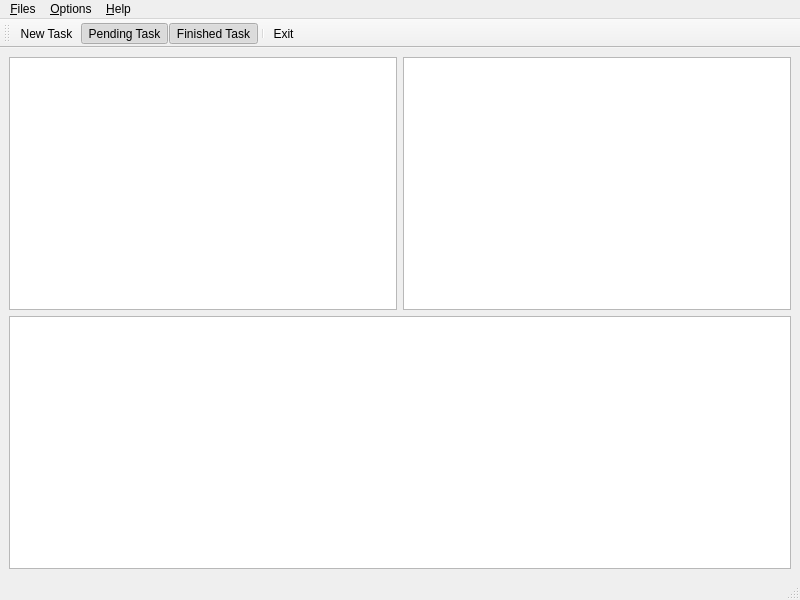
<?xml version="1.0" encoding="UTF-8"?>
<ui version="4.0">
 <class>toDo</class>
 <widget class="QMainWindow" name="toDo">
  <property name="geometry">
   <rect>
    <x>0</x>
    <y>0</y>
    <width>800</width>
    <height>600</height>
   </rect>
  </property>
  <property name="windowTitle">
   <string>toDo</string>
  </property>
  <widget class="QWidget" name="centralwidget">
   <layout class="QGridLayout" name="gridLayout">
    <item row="0" column="0">
     <widget class="QTableView" name="tableView"/>
    </item>
    <item row="0" column="1">
     <widget class="QTableView" name="tableView_2"/>
    </item>
    <item row="1" column="0" colspan="2">
     <widget class="QTableView" name="tableView_3"/>
    </item>
   </layout>
  </widget>
  <widget class="QMenuBar" name="menubar">
   <property name="geometry">
    <rect>
     <x>0</x>
     <y>0</y>
     <width>800</width>
     <height>25</height>
    </rect>
   </property>
   <widget class="QMenu" name="menu_Files">
    <property name="title">
     <string>&amp;Files</string>
    </property>
   </widget>
   <widget class="QMenu" name="menu_Options">
    <property name="title">
     <string>&amp;Options</string>
    </property>
    <addaction name="actionEdit"/>
    <addaction name="actionDelete_TAsk"/>
   </widget>
   <widget class="QMenu" name="menu_Help">
    <property name="title">
     <string>&amp;Help</string>
    </property>
    <addaction name="actionAbout"/>
    <addaction name="actionAbout_Qt"/>
   </widget>
   <addaction name="menu_Files"/>
   <addaction name="menu_Options"/>
   <addaction name="menu_Help"/>
  </widget>
  <widget class="QStatusBar" name="statusbar"/>
  <widget class="QToolBar" name="toolBar">
   <property name="windowTitle">
    <string>toolBar</string>
   </property>
   <attribute name="toolBarArea">
    <enum>TopToolBarArea</enum>
   </attribute>
   <attribute name="toolBarBreak">
    <bool>false</bool>
   </attribute>
   <addaction name="actionNew_Task"/>
   <addaction name="actionPending_Task"/>
   <addaction name="actionFinished_Task"/>
   <addaction name="separator"/>
   <addaction name="actionExit"/>
  </widget>
  <action name="actionNew_Task">
   <property name="icon">
    <iconset resource="ressources.qrc">
     <normaloff>:/new Task.png</normaloff>:/new Task.png</iconset>
   </property>
   <property name="text">
    <string>New Task</string>
   </property>
   <property name="shortcut">
    <string>Ctrl+N</string>
   </property>
  </action>
  <action name="actionPending_Task">
   <property name="checkable">
    <bool>true</bool>
   </property>
   <property name="checked">
    <bool>true</bool>
   </property>
   <property name="icon">
    <iconset resource="ressources.qrc">
     <normaloff>:/icons8-data-pending-50.png</normaloff>:/icons8-data-pending-50.png</iconset>
   </property>
   <property name="text">
    <string>Pending Task</string>
   </property>
   <property name="shortcut">
    <string>Ctrl+P</string>
   </property>
  </action>
  <action name="actionFinished_Task">
   <property name="checkable">
    <bool>true</bool>
   </property>
   <property name="checked">
    <bool>true</bool>
   </property>
   <property name="icon">
    <iconset resource="ressources.qrc">
     <normaloff>:/icons8-task-completed-50.png</normaloff>:/icons8-task-completed-50.png</iconset>
   </property>
   <property name="text">
    <string>Finished Task</string>
   </property>
   <property name="shortcut">
    <string>Ctrl+F</string>
   </property>
  </action>
  <action name="actionEdit">
   <property name="icon">
    <iconset resource="ressources.qrc">
     <normaloff>:/icons8-edit-30.png</normaloff>:/icons8-edit-30.png</iconset>
   </property>
   <property name="text">
    <string> Edit Task</string>
   </property>
   <property name="shortcut">
    <string>Ctrl+E</string>
   </property>
  </action>
  <action name="actionAbout">
   <property name="text">
    <string>About</string>
   </property>
  </action>
  <action name="actionAbout_Qt">
   <property name="text">
    <string>About Qt</string>
   </property>
  </action>
  <action name="actionDelete_TAsk">
   <property name="icon">
    <iconset resource="ressources.qrc">
     <normaloff>:/icons8-delete-80.png</normaloff>:/icons8-delete-80.png</iconset>
   </property>
   <property name="text">
    <string>Delete TAsk</string>
   </property>
   <property name="shortcut">
    <string>Del</string>
   </property>
  </action>
  <action name="actionExit">
   <property name="icon">
    <iconset resource="ressources.qrc">
     <normaloff>:/icons8-exit-64.png</normaloff>:/icons8-exit-64.png</iconset>
   </property>
   <property name="text">
    <string>Exit</string>
   </property>
   <property name="shortcut">
    <string>Esc</string>
   </property>
  </action>
 </widget>
 <resources>
  <include location="ressources.qrc"/>
 </resources>
 <connections>
  <connection>
   <sender>actionExit</sender>
   <signal>triggered()</signal>
   <receiver>toDo</receiver>
   <slot>close()</slot>
   <hints>
    <hint type="sourcelabel">
     <x>-1</x>
     <y>-1</y>
    </hint>
    <hint type="destinationlabel">
     <x>399</x>
     <y>299</y>
    </hint>
   </hints>
  </connection>
  <connection>
   <sender>actionFinished_Task</sender>
   <signal>triggered(bool)</signal>
   <receiver>tableView_3</receiver>
   <slot>setVisible(bool)</slot>
   <hints>
    <hint type="sourcelabel">
     <x>-1</x>
     <y>-1</y>
    </hint>
    <hint type="destinationlabel">
     <x>399</x>
     <y>443</y>
    </hint>
   </hints>
  </connection>
  <connection>
   <sender>actionPending_Task</sender>
   <signal>triggered(bool)</signal>
   <receiver>tableView_2</receiver>
   <slot>setVisible(bool)</slot>
   <hints>
    <hint type="sourcelabel">
     <x>-1</x>
     <y>-1</y>
    </hint>
    <hint type="destinationlabel">
     <x>596</x>
     <y>195</y>
    </hint>
   </hints>
  </connection>
 </connections>
</ui>
